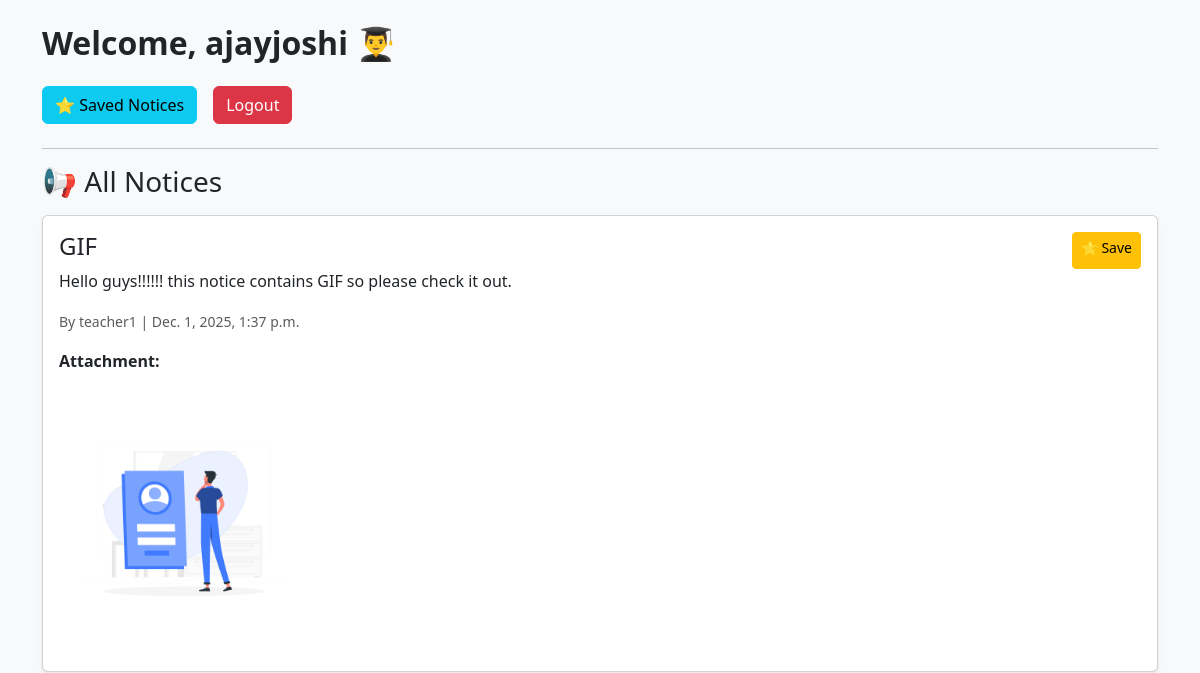
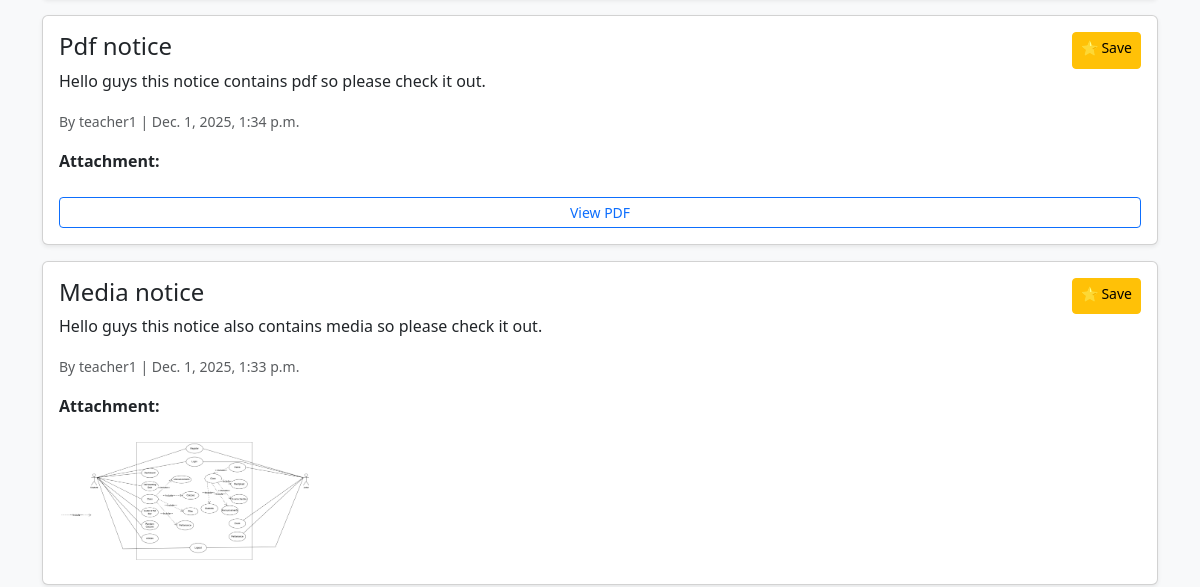
Page /student/dashboard/ (signed in, upper part) on the earlier database version (2 pictures, top to bottom).
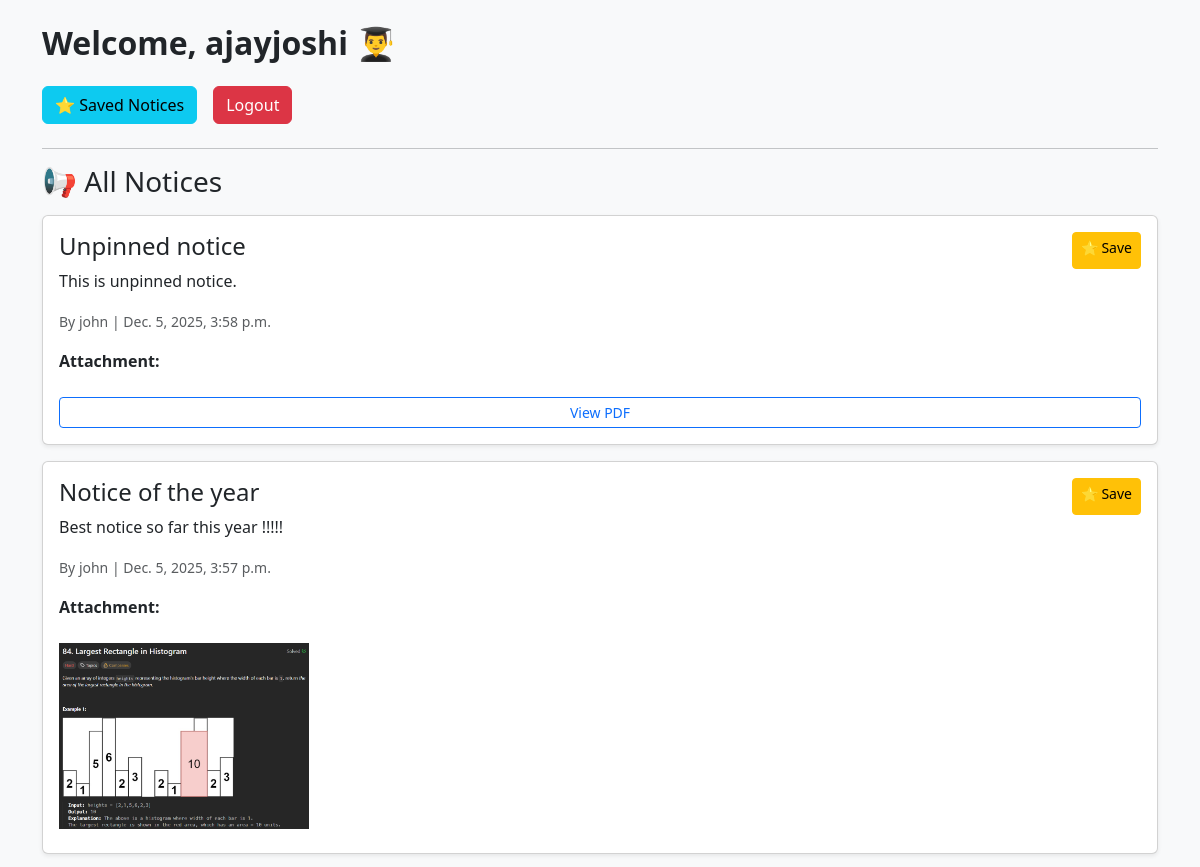
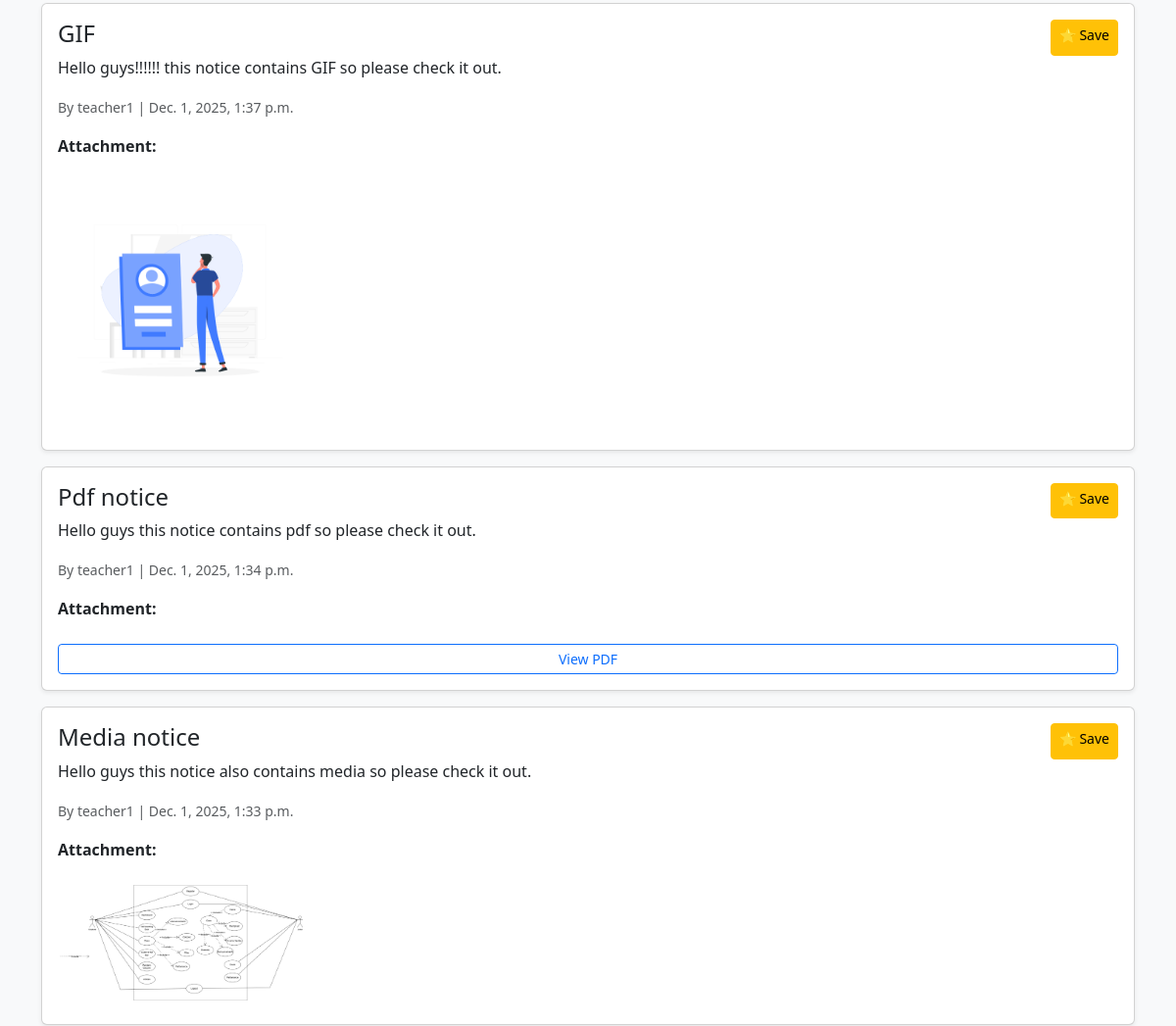
Same page on the later database version (2 pictures, top to bottom).
### notices/models.py (models this page shows, shortened)
class Notice(models.Model):
    CATEGORY_CHOICES = [
        ("general", "General"),
        ("exam", "Exam"),
        ("holiday", "Holiday"),
        ("event", "Event"),
        ("urgent", "Urgent"),
    ]
    PRIORITY_CHOICES = [
        ("high", "High"),
        ("medium", "Medium"),
        ("low", "Low"),
    ]
    title = models.CharField(max_length=200)
    message = models.TextField()
    created_at = models.DateTimeField(auto_now_add=True)
    created_by = models.ForeignKey(User, on_delete=models.CASCADE)
    saved_by = models.ManyToManyField(core.Profile, blank=True, related_name="saved_notices")
    attachment = models.FileField(
        upload_to="notices/",
        blank=True,
        null=True
    )
    created_by = models.ForeignKey(User, on_delete=models.SET_NULL, null=True)
    category = models.CharField(max_length=20, choices=CATEGORY_CHOICES, default="general")
    priority = models.CharField(max_length=20, choices=PRIORITY_CHOICES, default="medium")
    expiry_date = models.DateField(null=True, blank=True)
    pinned = models.BooleanField(default=False)

### core/views.py (the view)
# urls.py: path('student/dashboard/', views.student_dashboard, name="student_dashboard"),
@login_required
@role_required("student")
def student_dashboard(request):
    notices = Notice.objects.all().order_by('-created_at')
    return render(request, "student_dashboard.html", {
        "notices": notices
    })

### templates/student_dashboard.html (shortened to what this page needs)
<!DOCTYPE html>
<html>
<head>
    <link href="https://cdn.jsdelivr.net/npm/bootstrap@5.3.0/dist/css/bootstrap.min.css"
          rel="stylesheet">
</head>
<body class="bg-light">
<div class="container mt-4">
    <h2 class="fw-bold">Welcome, {{ request.user.username }} 👨‍🎓</h2>
    <div class="mt-4 mb-4 d-flex gap-3">
        <a class="btn btn-info" href="/notices/saved/">
            ⭐ Saved Notices
        </a>
        <a class="btn btn-danger" href="{% url 'logout' %}">
            Logout
        </a>
    </div>
    <hr>
    <h3 class="mb-3">📢 All Notices</h3>
    {% for n in notices %}
        <div class="card p-3 mb-3 shadow-sm">
            <div class="d-flex justify-content-between">
                <h4>{{ n.title }}</h4>
                {% if n in request.user.profile.saved_notices.all %}
                    <a href="{% url 'notice_save' n.id %}" class="btn btn-sm btn-secondary">
                        ⭐ Unsave
                    </a>
                {% else %}
                    <a href="{% url 'notice_save' n.id %}" class="btn btn-sm btn-warning">
                        ⭐ Save
                    </a>
                {% endif %}
            </div>
            <p>{{ n.message }}</p>
            <p><small class="text-muted">By {{ n.created_by.username }} | {{ n.created_at }}</small></p>
            {% if n.attachment %}
                {% with file=n.attachment.url|lower %}
                    <strong>Attachment:</strong><br>
                    {% if ".jpg" in file or ".jpeg" in file or ".png" in file or ".gif" in file %}
                        <img src="{{ n.attachment.url }}" class="img-fluid mb-2"
                             style="max-width:250px;">
                    {% elif ".mp4" in file or ".webm" in file %}
                        <video width="320" controls class="mb-2">
                            <source src="{{ n.attachment.url }}">
                        </video>
                    {% elif ".pdf" in file %}
                        <a href="{{ n.attachment.url }}" target="_blank"
                           class="btn btn-outline-primary btn-sm">
                            View PDF
                        </a>
                    {% else %}
                        <a href="{{ n.attachment.url }}" download
                           class="btn btn-outline-secondary btn-sm">
                            Download File
                        </a>
                    {% endif %}
                {% endwith %}
            {% endif %}
        </div>
    {% empty %}
        <p class="text-muted">No notices posted yet.</p>
    {% endfor %}
</div>
</body>
</html>

Differences in the rows shown:
added Notice: title "Unpinned notice", message "This is unpinned notice.", created_by.username "john", created_at "Dec. 5, 2025, 3:58 p.m."
added Notice: title "Notice of the year", message "Best notice so far this year !!!!!", created_by.username "john", created_at "Dec. 5, 2025, 3:57 p.m.", attachment (picture)
